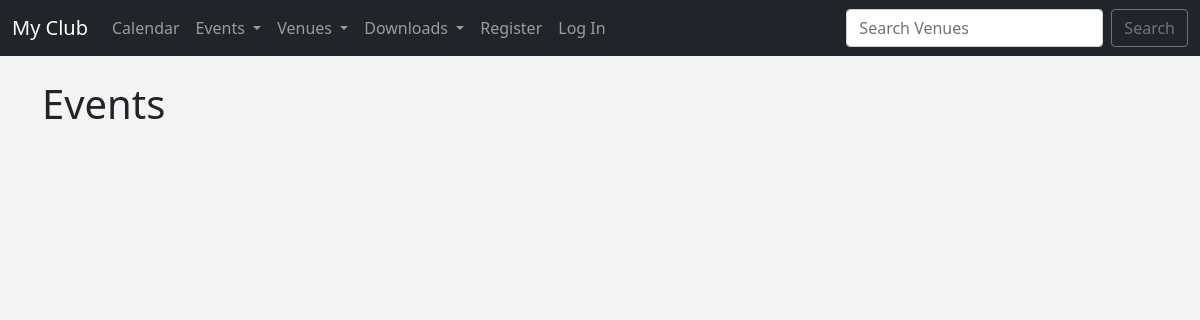
The page /Events on the database as committed earlier.
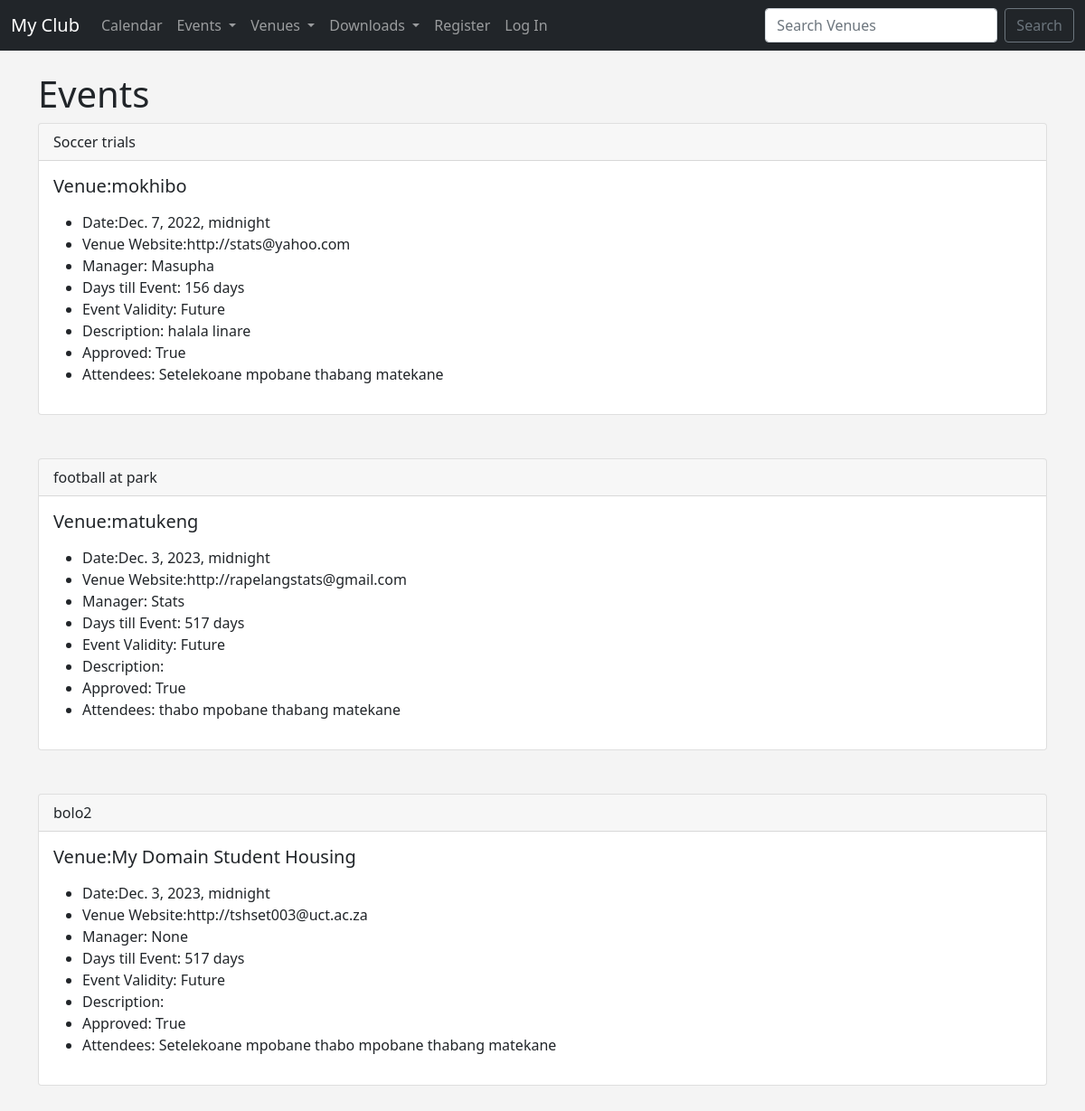
The same page on the database as committed later.
### Events/models.py (models this page shows)
class Event(models.Model):
	name = models.CharField('Event Name', max_length=120)
	event_date = models.DateTimeField('Event Date')
	venue = models.ForeignKey(Venue,blank=True,null=True,on_delete=models.CASCADE)
	manager =models.ForeignKey(User, blank=True,null=True,on_delete=models.SET_NULL)
	description =models.TextField(blank=True)
	attendees = models.ManyToManyField(MyClubUser,blank=True)
	approved = models.BooleanField('Approved', default = False)
	def __str__(self):
		return self.name
	@property
	def Days_till(self):
		today= date.today()
		days_till = self.event_date.date()-today
		days_till_stripped = str(days_till).split(",",1)[0]
		return days_till_stripped
	@property
	def Is_Past(self):
		today= date.today()
		if self.event_date.date() < today:
			thing = "Past"
		else:
			thing = "Future"
		return thing

class Venue(models.Model):
	name = models.CharField('Venue Name', max_length=120)
	email_address =models.EmailField('Email Address',blank=True)
	address=models.CharField(max_length=300)
	zip_code=models.CharField('zip code', max_length=15)
	phone = models.CharField('Contact Phone', max_length=25,blank=True)
	web=models.URLField('Website address',blank=True)
	owner = models.IntegerField("Venue Owner", blank=False, default = 1 )
	venue_image = models.ImageField(null=True, blank=True, upload_to="images/")
	def __str__(self):
		return self.name

class MyClubUser(models.Model):
	first_name=models.CharField(max_length=25)
	email_address=models.EmailField('User Email')
	last_name=models.CharField(max_length=25)
	def __str__(self):
		return self.first_name + ' ' + self.last_name

### Events/views.py (the view)
# urls.py: path('Events',views.all_events, name="list-events"),
def all_events(request):
	event_list = Event.objects.all().order_by('event_date')
	return render(request, 'Events/event_list.html',
		{'event_list':event_list})

### Events/templates/events/Event_list.html (shortened to what this page needs)
{% extends 'events/base.html' %}
{% block content %}
	<h1>Events</h1>
{% for event in event_list %}
	{% if event.approved == True %}
<div class="card">
  <div class="card-header">
    {{ event }}
  </div>
  <div class="card-body">
    <h5 class="card-title">Venue:{{ event.venue}}</h5>
    <p class="card-text">
 <ul>
<li>Date:{{ event.event_date }} </li>
<li>Venue Website:{{ event.venue.web}} </li>
<li>Manager: {{ event.manager }} </li>
<li>Days till Event: {{event.Days_till}} </li>
<li> Event Validity: {{event.Is_Past}} </li>
<li>Description: {{ event.description}} </li>
<li> Approved: {{event.approved}} </li>
	<li>Attendees:
	{% for user in event.attendees.all %}
	 {{ user }}
	{% endfor %}
	</Li>
	</ul>
    </p>
  </div>
</div>
<br/><br/>
	 {% endif %}
{% endfor %}
{% endblock%}

Rows that differ between the two databases and show on the page:
added Event: name "Soccer trials", venue "mokhibo", event_date "Dec. 7, 2022, midnight", venue.web "http://stats@yahoo.com", manager "Masupha", Days_till "156 days", Is_Past "Future", description "halala linare", approved "True"
now on this page (row unchanged): MyClubUser: first_name+last_name "Setelekoane mpobane"
now on this page (row unchanged): MyClubUser: first_name+last_name "thabang matekane"
added Event: name "football at park", venue "matukeng", event_date "Dec. 3, 2023, midnight", venue.web "http://rapelangstats@gmail.com", manager "Stats", Days_till "517 days", Is_Past "Future", approved "True"
now on this page (row unchanged): MyClubUser: first_name+last_name "thabo mpobane"
added Event: name "bolo2", venue "My Domain Student Housing", event_date "Dec. 3, 2023, midnight", venue.web "http://tshset003@uct.ac.za", manager "None", Days_till "517 days", Is_Past "Future", approved "True"
